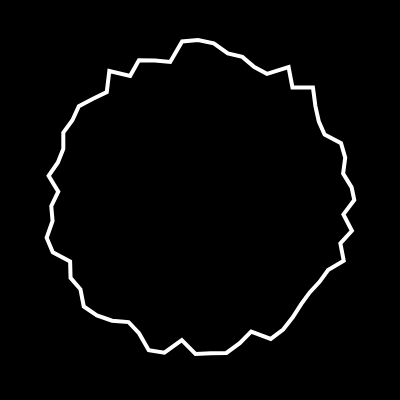
Frame 1 (no input)
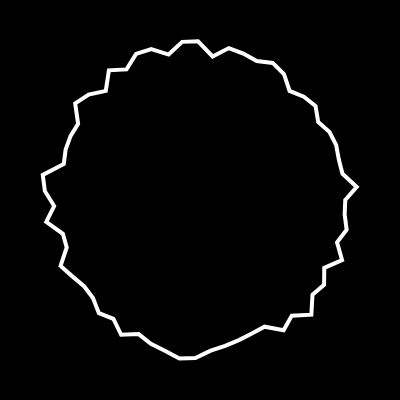
Frame 60 (no input)
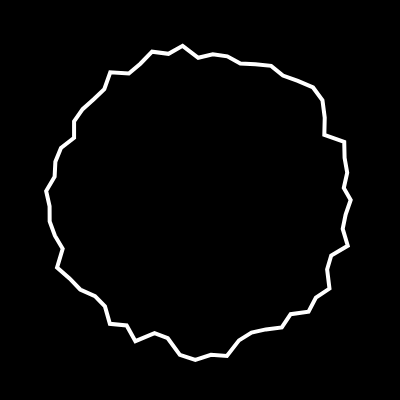
Frame 120 (the mouse pressed at the canvas centre since frame 60)

The p5.js sketch that drew these frames (run headless with seeded random() and noise() and a simulated clock; from frame 60 on, the mouse is pressed at the canvas centre):

// p5.js sketch
// ── sketch.js
// 벡터와 각도 값으로 x, y 구하기
// let angle = 0;
let r = 150;

function setup() {
  createCanvas(400, 400);
}

function draw() {
  background(0);
  translate(200, 200);
  stroke(255);
  strokeWeight(4);
  noFill();
  // circle(0, 0, r * 2);

  // let increment =  map(mouseX, 0, width, PI, 0.01);
  let increment = 0.1;

  beginShape();
  for (let a = 0; a < TWO_PI; a += increment) {
    let r1 = r + random(-10, 10);
    let x = r1 * cos(a);
    let y = r1 * sin(a);
    vertex(x, y);
  }
  endShape(CLOSE);

  // cartesian (x, y) -> polar coordinates (r, theta)
  // let x = r * cos(angle);
  // let y = r * sin(angle);
  // point(x, y);

  // angle += 0.01;
  // r += random(-2, 2);
}
